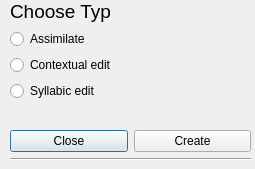
<?xml version="1.0" encoding="UTF-8"?>
<ui version="4.0">
 <class>Dialog</class>
 <widget class="QDialog" name="Dialog">
  <property name="geometry">
   <rect>
    <x>0</x>
    <y>0</y>
    <width>255</width>
    <height>169</height>
   </rect>
  </property>
  <property name="windowTitle">
   <string>Dialog</string>
  </property>
  <widget class="QWidget" name="verticalLayoutWidget">
   <property name="geometry">
    <rect>
     <x>10</x>
     <y>0</y>
     <width>241</width>
     <height>161</height>
    </rect>
   </property>
   <layout class="QVBoxLayout" name="verticalLayout">
    <item>
     <widget class="QLabel" name="label">
      <property name="maximumSize">
       <size>
        <width>100</width>
        <height>25</height>
       </size>
      </property>
      <property name="font">
       <font>
        <pointsize>14</pointsize>
       </font>
      </property>
      <property name="text">
       <string>Choose Type:</string>
      </property>
     </widget>
    </item>
    <item>
     <widget class="QRadioButton" name="radioButton_ass">
      <property name="text">
       <string>Assimilate</string>
      </property>
     </widget>
    </item>
    <item>
     <widget class="QRadioButton" name="radioButton_con">
      <property name="text">
       <string>Contextual edit</string>
      </property>
     </widget>
    </item>
    <item>
     <widget class="QRadioButton" name="radioButton_syll">
      <property name="text">
       <string>Syllabic edit</string>
      </property>
     </widget>
    </item>
    <item>
     <spacer name="verticalSpacer">
      <property name="orientation">
       <enum>Qt::Vertical</enum>
      </property>
      <property name="sizeHint" stdset="0">
       <size>
        <width>20</width>
        <height>40</height>
       </size>
      </property>
     </spacer>
    </item>
    <item>
     <layout class="QHBoxLayout" name="horizontalLayout">
      <item>
       <widget class="QPushButton" name="pushButton_close">
        <property name="minimumSize">
         <size>
          <width>100</width>
          <height>0</height>
         </size>
        </property>
        <property name="text">
         <string>Close</string>
        </property>
       </widget>
      </item>
      <item>
       <widget class="QPushButton" name="pushButton_create">
        <property name="minimumSize">
         <size>
          <width>100</width>
          <height>0</height>
         </size>
        </property>
        <property name="text">
         <string>Create</string>
        </property>
       </widget>
      </item>
     </layout>
    </item>
    <item>
     <widget class="Line" name="line">
      <property name="orientation">
       <enum>Qt::Horizontal</enum>
      </property>
     </widget>
    </item>
   </layout>
  </widget>
 </widget>
 <resources/>
 <connections/>
</ui>
